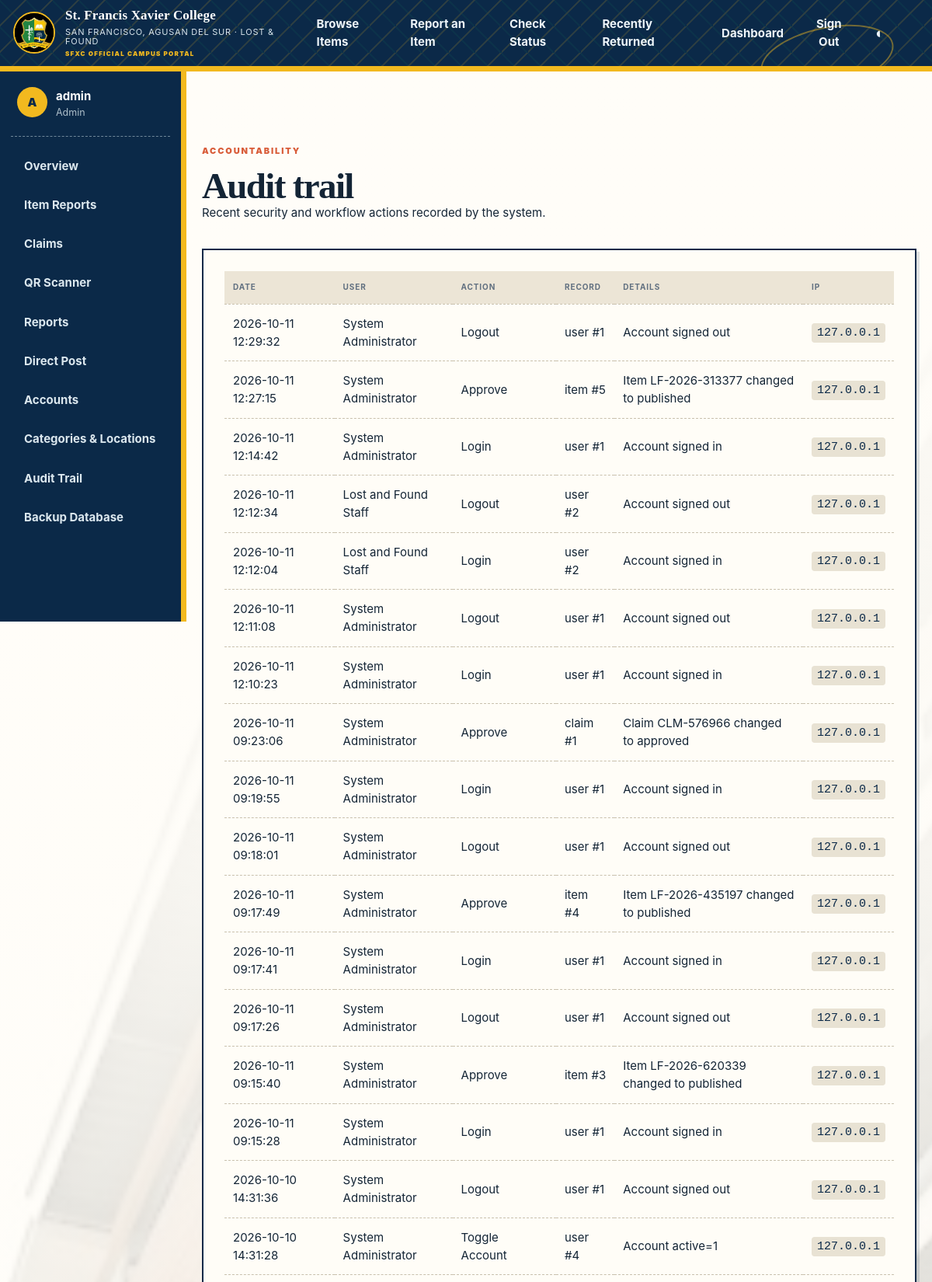
Page /manage/audit (signed in, upper part) on the committed database.
### tables this page shows
CREATE TABLE audit_logs(
 id INTEGER PRIMARY KEY, user_id INTEGER REFERENCES users(id), action TEXT NOT NULL,
 entity_type TEXT NOT NULL, entity_id INTEGER, details TEXT, ip_address TEXT, created_at TEXT NOT NULL);

CREATE TABLE users(
 id INTEGER PRIMARY KEY, username TEXT UNIQUE NOT NULL, password_hash TEXT NOT NULL,
 full_name TEXT NOT NULL, role TEXT NOT NULL CHECK(role IN ('admin','staff')),
 active INTEGER NOT NULL DEFAULT 1, must_change_password INTEGER NOT NULL DEFAULT 1,
 last_login TEXT, created_at TEXT NOT NULL);

### app.py (the view)
    @app.route("/manage/audit")
    @admin_required
    def audit_log():
        logs = get_db().execute(
            """SELECT a.*, u.full_name FROM audit_logs a LEFT JOIN users u ON u.id=a.user_id
               ORDER BY a.created_at DESC LIMIT 500"""
        ).fetchall()
        return render_template("audit_log.html", logs=logs)

### app.py (called while the page is built)
def get_db():
    if "db" not in g:
        g.db = sqlite3.connect(current_app.config["DATABASE"], uri=current_app.config.get("DATABASE_URI", False))
        g.db.row_factory = sqlite3.Row
        g.db.execute("PRAGMA foreign_keys=ON")
        g.db.execute("PRAGMA busy_timeout=5000")
    return g.db

def get_csrf_token():
    if "csrf_token" not in session:
        session["csrf_token"] = secrets.token_urlsafe(32)
    return session["csrf_token"]

def admin_required(view):
    @wraps(view)
    def wrapped(*args, **kwargs):
        if not session.get("user_id"): return redirect(url_for("login"))
        if session.get("role") != "admin": abort(403)
        if session.get("must_change_password"): return redirect(url_for("change_password"))
        return view(*args, **kwargs)
    return wrapped

### templates/audit_log.html
{% extends 'base.html' %}{% block title %}Audit Trail{% endblock %}{% block content %}<section class="dashboard-head"><div><span class="eyebrow">Accountability</span><h1>Audit trail</h1><p>Recent security and workflow actions recorded by the system.</p></div></section><section class="panel"><div class="table-wrap"><table><thead><tr><th>Date</th><th>User</th><th>Action</th><th>Record</th><th>Details</th><th>IP</th></tr></thead><tbody>{% for log in logs %}<tr><td>{{ log.created_at }}</td><td>{{ log.full_name or 'System/Public' }}</td><td>{{ log.action|pretty_status }}</td><td>{{ log.entity_type }} #{{ log.entity_id or '—' }}</td><td>{{ log.details }}</td><td><code>{{ log.ip_address or '—' }}</code></td></tr>{% else %}<tr><td colspan="6">No audit events yet.</td></tr>{% endfor %}</tbody></table></div></section>{% endblock %}

### static/css/app.css (style rules this page uses)
:root { --navy: #0b2948; --navy-2: #123c63; --green: #176b55; --gold: #f2b91f; --gold-soft: #fff0ad; --coral: #d95d3a; --cream: #f5efdf; --paper: #fffdf7; --ink: #142536; --muted: #617080; --line: #c9c1ae; --white: #fff; --danger: #a83931; --success: #176b55; --shadow: 7px 7px 0 rgba(11, 41, 72, .16); --small-shadow: 4px 4px 0 rgba(11, 41, 72, .13); --radius: 10px; }
* { box-sizing: border-box; }
html { scroll-behavior: smooth; }
body { margin: 0; min-height: 100vh; color: var(--ink); background-color: var(--cream); background-image: linear-gradient(rgba(11, 41, 72, .035) 1px, transparent 1px), linear-gradient(90deg, rgba(11, 41, 72, .035) 1px, transparent 1px); background-size: 28px 28px; font: 15px/1.55 Inter, ui-sans-serif, system-ui, -apple-system, BlinkMacSystemFont, "Segoe UI", sans-serif; }
h1, h2, h3, p { margin-top: 0; }
h1, h2 { font-family: Georgia, "Times New Roman", serif; }
h1 { margin: 12px 0 20px; font-size: clamp(40px, 5vw, 70px); line-height: .98; letter-spacing: -.035em; }
code { padding: 4px 7px; border-radius: 4px; color: var(--navy); background: #e8e2d3; font-family: ui-monospace, monospace; }
.eyebrow { color: var(--coral); font-size: 11px; font-weight: 900; text-transform: uppercase; letter-spacing: .17em; }
.section-head, .panel-head, .dashboard-head { margin: 45px 0 20px; display: flex; justify-content: space-between; align-items: end; gap: 20px; }
.section-head h2, .dashboard-head h1 { margin-bottom: 0; }
.dashboard-head h1 { font-size: 47px; }
.form-card, .panel { padding: 27px; background: var(--paper); border: 2px solid var(--navy); box-shadow: var(--small-shadow); }
.table-wrap { overflow: auto; }
table { width: 100%; min-width: 700px; border-collapse: collapse; }
th, td { padding: 13px 11px; text-align: left; vertical-align: middle; border-bottom: 1px dashed var(--line); }
th { color: var(--muted); background: #ece5d6; font-size: 10px; text-transform: uppercase; letter-spacing: .09em; }
body::before { background-image: linear-gradient(rgba(245,239,223,.68), rgba(245,239,223,.68)), url("../img/sfxc-building.jpg"); opacity: .42; }
body::after { opacity: .16; }
body { position: relative; overflow-x: hidden; }
body::before, body::after { content: ""; position: fixed; pointer-events: none; z-index: 0; background-repeat: no-repeat; filter: grayscale(1) contrast(.72); mix-blend-mode: multiply; }
body::before { inset: 0; background-image: linear-gradient(rgba(245,239,223,.9), rgba(245,239,223,.9)), url("../img/sfxc-building.jpg"); background-size: cover; background-position: center 20%; opacity: .18; animation: campusDrift 32s ease-in-out infinite alternate; }
body::after { width: 730px; height: 610px; right: -150px; bottom: 1%; background-image: linear-gradient(rgba(245,239,223,.88), rgba(245,239,223,.88)), url("../img/sfxc-building-celebration.jpg"); background-size: cover; background-position: center; opacity: .09; transform: rotate(-4deg); animation: photoFloat 20s ease-in-out infinite alternate; }
.hero, .campus-banner, .stats-grid, .section-head, .item-grid, .steps, .page-heading, .filter-bar, .form-card, .detail-layout, .claim-callout, .panel, .status-lookup, .result-card, .auth-layout { animation: revealUp .65s cubic-bezier(.2,.75,.25,1) both; }
body { background-color: #d8d0bd; background-image: linear-gradient(rgba(245,239,223,.84), rgba(245,239,223,.84)), url("../img/sfxc-building.jpg"); background-size: cover; background-position: center center; background-attachment: fixed; }
body::before, body::after, .public-shell::before, .page::after { display: none !important; }
body { background-color: #fffdf8; background-image: linear-gradient(to bottom, rgba(255,253,248,.99) 0%, rgba(255,253,248,.96) 31%, rgba(255,253,248,.72) 68%, rgba(255,253,248,.35) 100%), url("../img/sfxc-building.jpg"); background-size: cover; background-position: center bottom; background-attachment: fixed; }

### rows in the picture
audit_logs: created_at "2026-10-11 12:29:32", full_name "System Administrator", action|pretty_status "Logout", entity_type "user", entity "1", details "Account signed out", ip_address "127.0.0.1"
audit_logs: created_at "2026-10-11 12:27:15", full_name "System Administrator", action|pretty_status "Approve", entity_type "item", entity "5", details "Item LF-2026-313377 changed to published", ip_address "127.0.0.1"
audit_logs: created_at "2026-10-11 12:14:42", full_name "System Administrator", action|pretty_status "Login", entity_type "user", entity "1", details "Account signed in", ip_address "127.0.0.1"
audit_logs: created_at "2026-10-11 12:12:34", full_name "Lost and Found Staff", action|pretty_status "Logout", entity_type "user", entity "2", details "Account signed out", ip_address "127.0.0.1"
audit_logs: created_at "2026-10-11 12:12:04", full_name "Lost and Found Staff", action|pretty_status "Login", entity_type "user", entity "2", details "Account signed in", ip_address "127.0.0.1"
audit_logs: created_at "2026-10-11 12:11:08", full_name "System Administrator", action|pretty_status "Logout", entity_type "user", entity "1", details "Account signed out", ip_address "127.0.0.1"
audit_logs: created_at "2026-10-11 12:10:23", full_name "System Administrator", action|pretty_status "Login", entity_type "user", entity "1", details "Account signed in", ip_address "127.0.0.1"
audit_logs: created_at "2026-10-11 09:23:06", full_name "System Administrator", action|pretty_status "Approve", entity_type "claim", entity "1", details "Claim CLM-576966 changed to approved", ip_address "127.0.0.1"
audit_logs: created_at "2026-10-11 09:19:55", full_name "System Administrator", action|pretty_status "Login", entity_type "user", entity "1", details "Account signed in", ip_address "127.0.0.1"
audit_logs: created_at "2026-10-11 09:18:01", full_name "System Administrator", action|pretty_status "Logout", entity_type "user", entity "1", details "Account signed out", ip_address "127.0.0.1"
audit_logs: created_at "2026-10-11 09:17:49", full_name "System Administrator", action|pretty_status "Approve", entity_type "item", entity "4", details "Item LF-2026-435197 changed to published", ip_address "127.0.0.1"
audit_logs: created_at "2026-10-11 09:17:41", full_name "System Administrator", action|pretty_status "Login", entity_type "user", entity "1", details "Account signed in", ip_address "127.0.0.1"
audit_logs: created_at "2026-10-11 09:17:26", full_name "System Administrator", action|pretty_status "Logout", entity_type "user", entity "1", details "Account signed out", ip_address "127.0.0.1"
audit_logs: created_at "2026-10-11 09:15:40", full_name "System Administrator", action|pretty_status "Approve", entity_type "item", entity "3", details "Item LF-2026-620339 changed to published", ip_address "127.0.0.1"
audit_logs: created_at "2026-10-11 09:15:28", full_name "System Administrator", action|pretty_status "Login", entity_type "user", entity "1", details "Account signed in", ip_address "127.0.0.1"
audit_logs: created_at "2026-10-10 14:31:36", full_name "System Administrator", action|pretty_status "Logout", entity_type "user", entity "1", details "Account signed out", ip_address "127.0.0.1"
audit_logs: created_at "2026-10-10 14:31:28", full_name "System Administrator", action|pretty_status "Toggle Account", entity_type "user", entity "4", details "Account active=1", ip_address "127.0.0.1"

### other values in the picture
{{ school_name }} "St. Francis Xavier College"
{{ school_location }} "SAN FRANCISCO, AGUSAN DEL SUR"
{{ session.username[0]|upper }} "A"
{{ session.username }} "admin"
{{ session.role|title }} "Admin"
